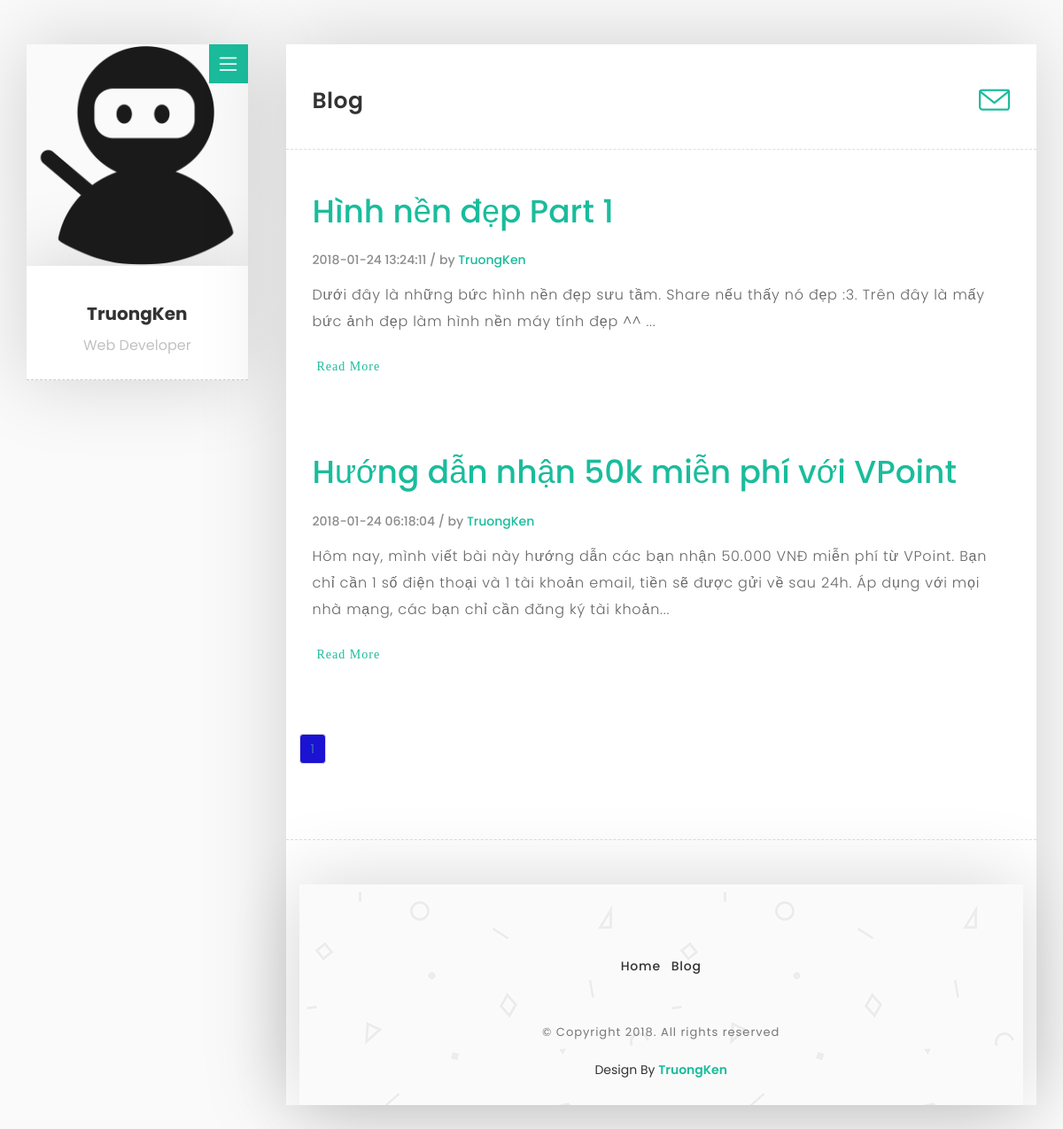
/category.php?cid=8&cname=Blog, run on the app's committed database.
### tables this page shows
CREATE TABLE IF NOT EXISTS `pages` (
  `page_id` int(11) NOT NULL AUTO_INCREMENT,
  `user_id` int(11) NOT NULL,
  `cat_id` int(11) NOT NULL,
  `page_name` varchar(200) NOT NULL,
  `content` text NOT NULL,
  `position` tinyint(4) NOT NULL,
  `post_on` datetime NOT NULL,
  PRIMARY KEY (`page_id`),
  KEY `user_id` (`user_id`),
  KEY `cat_id` (`cat_id`),
  KEY `post_on` (`post_on`),
  KEY `position` (`position`)
);

CREATE TABLE IF NOT EXISTS `categories` (
  `cat_id` int(11) NOT NULL AUTO_INCREMENT,
  `user_id` int(11) NOT NULL,
  `cat_name` varchar(100) NOT NULL,
  `position` tinyint(4) NOT NULL,
  PRIMARY KEY (`cat_id`)
);

### inc/func.php (called while the page is built, shortened)
<?php
	function the_excerpt($text){
		$xuly = strip_tags($text);
		if(strlen($xuly)<=400){
			return $xuly;
		}else{
			$cutStr = substr($xuly,0,400);
			$word = substr($cutStr,0,strrpos($cutStr," "));
			return $word;
		}
	}
	function getPageByCatId($id,$start,$limit){
		global $dbc;
		$q = "SELECT page_id,pages.user_id,page_name,content,post_on,CONCAT(first_name,last_name) AS user_name FROM pages INNER JOIN users ON pages.user_id = users.user_id INNER JOIN categories ON categories.cat_id=pages.cat_id WHERE pages.cat_id={$id} ORDER BY pages.page_id DESC LIMIT $start,$limit";
        $r = mysqli_query($dbc,$q);
        return $r;
	}
	function getStartAndLimit(){
		global $dbc;
         $limit = 4;
         if(isset($_GET['page']) && filter_var($_GET['page'],FILTER_VALIDATE_INT,array('min_range' => 1))){
            $page = $_GET['page'];
         }else{
            $page = 1;
         }
         $q = "SELECT COUNT(page_id) FROM pages";
         $r = mysqli_query($dbc,$q);
         list($record) = mysqli_fetch_array($r,MYSQLI_NUM);
         if($record>$limit){
            $total_page = ceil($record/$limit);
         }else{
            $total_page = 1;
         }
         $start = ($page-1)*$limit;
         return $sr = array ('start' 		=> $start,
         					 'limit' 		=> $limit,
         					 'page' 		=> $page,
         					 'total_page'	=> $total_page
         					);
	}
 ?>

### category.php (the view, shortened to what this page needs)
<?php require_once 'inc/connect.php'; ?>
<?php require_once 'inc/func.php'; ?>
<?php
                    if(isset($_GET['cid'],$_GET['cname']) && filter_var($_GET['cid'],FILTER_VALIDATE_INT,array('min_range'=>1))){
                        $cid = $_GET['cid'];
                        $cname = $_GET['cname'];
                    }else{
                        chuyenhuong('404.html');
                    }
                 ?>
<?php include 'inc/header.php'; ?>
<?php include 'inc/nav.php'; ?>
                <div class="col-md-9 col-lg-9">
                    <div class="col-md-12 page-body">
                        <div class="row">
                            <div class="sub-title">
                                <h2><?php if(isset($cname)) echo $cname; ?></h2>
                                <a href="http://fb.com/truongvp97"><i class="icon-envelope"></i></a>
                            </div>
                            <div class="col-md-12 content-page">
                                <?php
                                    $sr = getStartAndLimit();
                                    $get = getPageByCatId($cid,$sr['start'],$sr['limit']);
                                    if(mysqli_affected_rows($dbc) >0){
                                        while ($data = mysqli_fetch_array($get)) {
                                        echo "<div class='col-md-12 blog-post'>
                                                    <div class='single.php?pid={$data['page_id']}&pname={$data['page_name']}'>
                                                        <a href='single.php?pid={$data['page_id']}&pname={$data['page_name']}'><h1>{$data['page_name']}</h1></a>
                                                    </div>
                                                    <div class='post-info'>
                                                        <span>{$data['post_on']} / by <a href='author.php?author_id={$data['user_id']}&author_name={$data['user_name']}' target='_blank'>{$data['user_name']}</a></span>
                                                    </div>
                                                    <p>".the_excerpt($data['content'])."..."."</p>
                                                    <a href='single.php?pid={$data['page_id']}&pname={$data['page_name']}' class='button button-style button-anim fa fa-long-arrow-right'><span>Read More</span></a>
                                            </div>";
                                        }
                                        echo "<ul class='pagination modal-2'>";
                                            for($i=1;$i<=$sr['total_page'];$i++){
                                                if($i == $sr['page']){
                                                    echo "<li><span>".$i."</span></li>";
                                                }else{
                                                    echo "<li><a href='category.php?cid=$cid&cname=$cname&page=".$i."'>$i</a></li>";
                                                }
                                            }
                                            echo "</ul>";
                                    }else{
                                            echo "<h3>Không có bài viết</h3>";
                                        }
                                 ?>
                            </div>
                        </div>
<?php include 'inc/footer.php'; ?>

### inc/header.php (shortened to what this page needs)
<!DOCTYPE html>
<html lang="en">
<head>
    <link rel="stylesheet" type="text/css" href="css/plugin.css">
    <link rel="stylesheet" type="text/css" href="css/style.css">
    <link rel="stylesheet" type="text/css" href="css/truong.css">
    <link rel='stylesheet prefetch' href='https://maxcdn.bootstrapcdn.com/font-awesome/4.7.0/css/font-awesome.min.css'>
</head>

### inc/nav.php (shortened to what this page needs)
<body>
    <div id="main">
        <div class="container">
            <div class="row">
                <div class="col-md-3 col-lg-3">
                    <div class="about-fixed">
                        <div class="my-pic">
                            <img <?php if(isset($img)) {echo "src='".BASE_URL."/uploads/images/{$img}'";} else {echo "src='images/avatar.png'";} ?> alt="avatar">
                            <a href="javascript:void(0)" class="collapsed" data-target="#menu" data-toggle="collapse"><i class="icon-menu menu"></i></a>
                        </div>
                        <div class="my-detail">
                            <div class="white-spacing">
                                <h1>TruongKen</h1>
                                <span>Web Developer</span>
                            </div>
                        </div>
                    </div>
                </div>

### inc/footer.php (shortened to what this page needs)
                    <div class="col-md-12 page-body margin-top-50 footer">
                        <footer>
                            <ul class="menu-link">
                                <ul class="menu-link">
                                    <li><a href="index.php">Home</a></li>
                                    <?php
                                        $q = "SELECT cat_name,cat_id FROM categories";
                                        $r = mysqli_query($dbc,$q);
                                        while($catn = mysqli_fetch_array($r)){
                                            echo "<li><a href='category.php?cid={$catn['cat_id']}&cname={$catn['cat_name']}'>".$catn['cat_name']."</a></li>";
                                        }
                                     ?>
                                </ul>
                            </ul>
                            <p>© Copyright 2018. All rights reserved</p>
                            <div class="uipasta-credit">Design By <a href="http://fb.com/truongvp97" target="_blank">TruongKen</a></div>
                        </footer>
                    </div>
                </div>
            </div>
        </div>
    </div>
</body>
</html>

### css/style.css (style rules this page uses)
body { font-family: "Poppins", sans-serif; background: #fafafa !important; }
html { position: relative; min-height: 100%; }
a { text-decoration: none !important; color: #1abc9c; }
p { font-size: 14px; font-family: "Poppins", sans-serif; }
#main { margin: 50px 0; }
.page-body { background: #ffffff; box-shadow: -2px -1px 88px 0px rgba(0,0,0,0.17); }
.sub-title { padding: 30px; }
.sub-title h2 { display: inline-block; font-size: 25px; letter-spacing: 0.5px; font-weight: 600; }
.sub-title i { float: right; font-size: 35px; margin-top: 15px; }
.content-page { padding-top: 30px; padding-bottom: 60px; border-top: 1px dashed #dedede; border-bottom: 1px dashed #dedede; }
.button { border: none; font-family: inherit; font-size: 16px; color: inherit; background: none; cursor: pointer; padding: 10px 60px; padding-left: 0px; display: inline-block; margin: 8px 30px; margin-left: 5px; letter-spacing: 1px; font-weight: 600; outline: none; position: relative; -webkit-transition: all 0.3s; -moz-transition: all 0.3s; transition: all 0.3s; }
.button:after { content: ''; position: absolute; z-index: -1; -webkit-transition: all 0.3s; -moz-transition: all 0.3s; transition: all 0.3s; }
.button:before { font-family: 'FontAwesome'; speak: none; font-style: normal; font-weight: normal; font-variant: normal; text-transform: none; line-height: 1; position: relative; -webkit-font-smoothing: antialiased; }
.button-style { color: #1abc9c; overflow: hidden; }
.button-style:before { position: absolute; font-size: 27px; line-height: 38px; color: #1abc9c; -webkit-transition: all 0.3s; -moz-transition: all 0.3s; transition: all 0.3s; }
.button-anim:before { left: 60%; opacity: 0; top: 0; }
.menu { position: absolute; right: 0px; top: 0px; font-size: 20px; color: #fff; background: #1abc9c; padding: 12px; }
.menu-link { list-style: none; padding: 25px; margin: 0; text-align: center; }
.menu-link:before, .menu-link:after { content: " "; display: table; }
.menu-link:after { clear: both; }
.menu-link li { display: inline-block; margin: 2px 4px; }
.menu-link li a { display: block; color: #333333; text-align: center; font-size: 13px; transition: all 0.3s ease-in-out; }
.about-fixed { position: fixed; width: 20.8%; }
.my-pic { width: 100%; box-shadow: -2px -1px 88px 0px rgba(0,0,0,0.17); }
.my-pic img { width: 100%; }
.my-detail { text-align: center; margin-bottom: 30px; background: #ffffff; box-shadow: -2px -1px 88px 0px rgba(0,0,0,0.17); }
.my-detail .white-spacing { padding: 23px 0; border-bottom: 1px dashed #cccccc; }
.my-detail h1 { font-size: 20px; font-weight: 700; }
.my-detail span { color: #c1c1c1; font-weight: 400; line-height: 30px; font-size: 16px; }
div.blog-post { display: none; margin-bottom: 50px; }
.blog-post .post-info { font-size: 14px; line-height: 30px; font-weight: 500; padding: 10px 0; color: #8c8c8c; }
.blog-post p { font-size: 16px; line-height: 30px; color: #696868; font-weight: 300; letter-spacing: 0.8px; font-family: "Poppins", sans-serif; }
.footer { background: url(../images/bg/pattern-bg.png); background-repeat: repeat; text-align: center; padding: 30px 0; margin-top: 10px; }
.footer p { color: #797878; font-size: 13px; line-height: 25px; padding: 0px 15px; letter-spacing: 1px; }
.footer li a { font-size: 14px; font-weight: 500; letter-spacing: 0.8px; }
.margin-top-50 { margin-top: 50px !important; }
.uipasta-credit { color: #333333; text-align: center; margin-top: 20px; }
.uipasta-credit a { color: #1abc9c; font-weight: 600; }

### css/truong.css (style rules this page uses)
.pagination { list-style: none; display: inline-block; padding: 0; margin-top: 10px; }
.pagination li { display: inline; text-align: center; }
.pagination>li>span { background: #1B12D2; }

### data on the page
pages: page_name "Hình nền đẹp Part 1", post_on "2018-01-24 13:24:11", user_name "TruongKen", content "Dưới đây là những bức hình nền đẹp sưu tầm. Share nếu thấy nó đẹp :3. Trên đây là mấy bức ảnh đẹp làm hình nền máy tính đẹp ^^"
pages: page_name "Hướng dẫn nhận 50k miễn phí với VPoint", post_on "2018-01-24 06:18:04", user_name "TruongKen", content "Hôm nay, mình viết bài này hướng dẫn các bạn nhận 50.000 VNĐ miễn phí từ VPoint. Bạn chỉ cần 1 số điện thoại và 1 tài khoản email, tiền sẽ được gửi về sau 24h. Áp dụng với mọi nhà mạng, các bạn chỉ cần đăng ký tài khoản"
categories: cat_name "Blog"

### other printed values
$cname "Blog"
